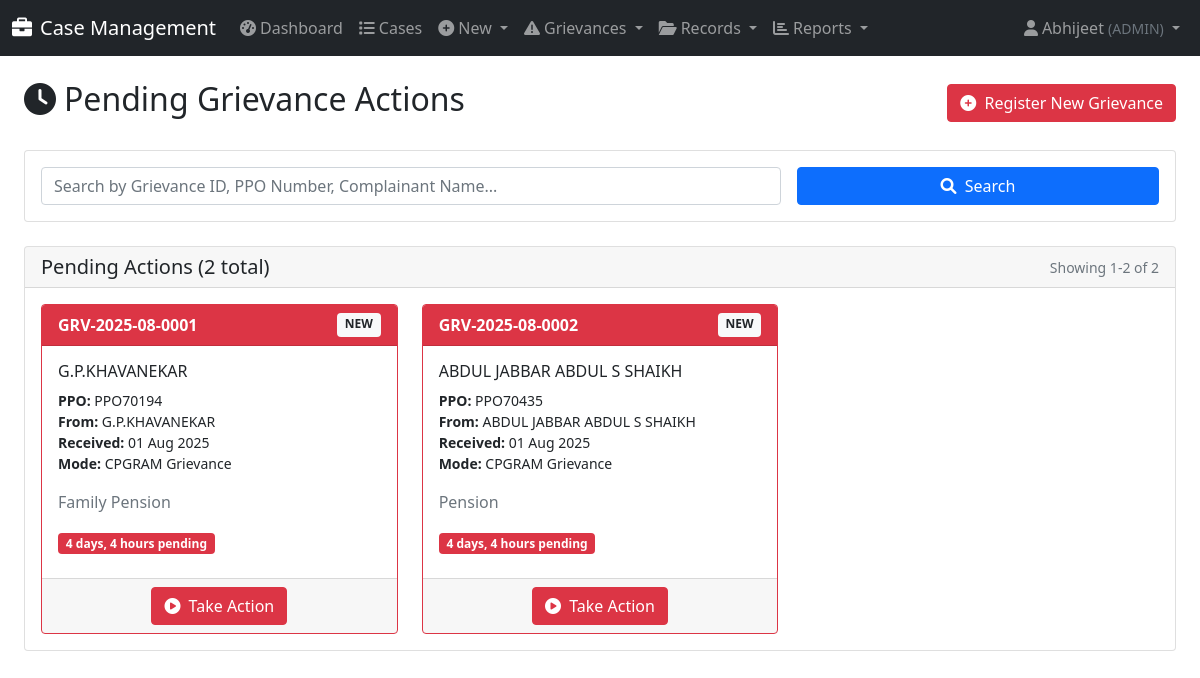
The app's page /grievances/pending-actions/ (signed in), older data.
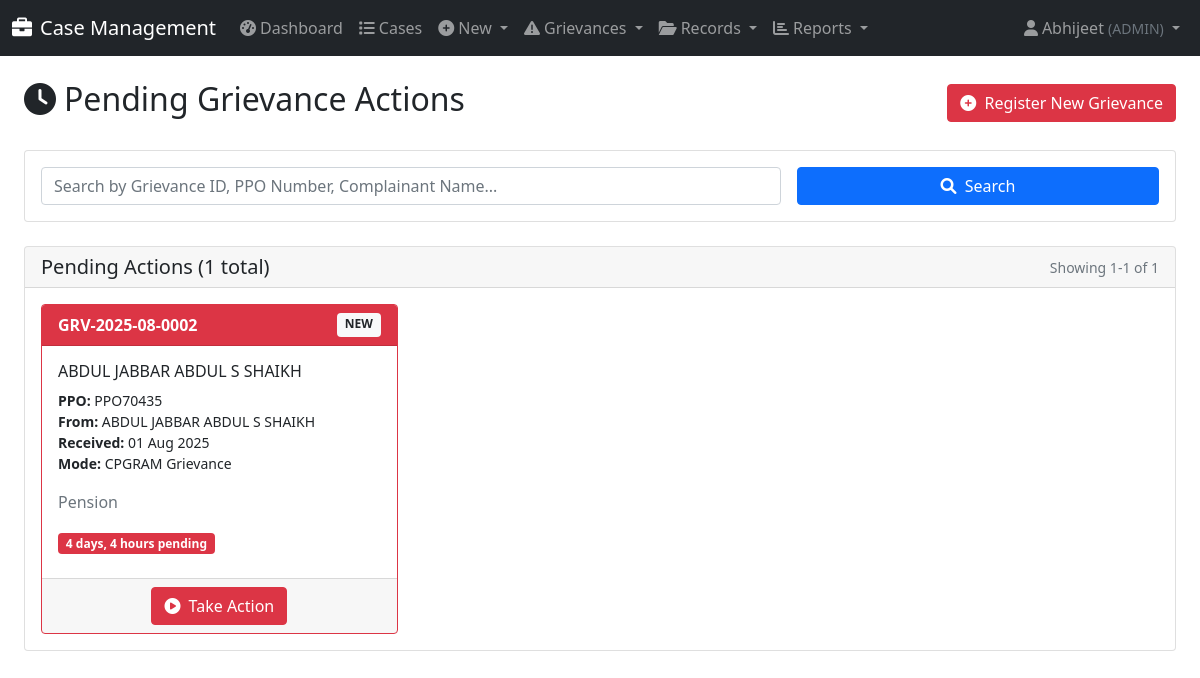
The same page, newer data.
### cases/models.py (models this page shows, shortened)
class Grievance(models.Model):
    GRIEVANCE_STATUS_CHOICES = [
        ('NEW', 'New'),
        ('ACTION_INITIATED', 'Action Initiated (Case Created)'),
        ('DISPOSED', 'Disposed'),
    ]
    DISPOSAL_TYPE_CHOICES = [
        ('INTERIM_REPLY', 'Interim Reply'),
        ('FINAL_REPLY', 'Final Reply'),
    ]
    grievance_id = models.CharField(max_length=50, unique=True, db_index=True, help_text="A unique ID for the grievance.")
    pensioner = models.ForeignKey(PPOMaster, on_delete=models.PROTECT, related_name='grievances', help_text="The pensioner this grievance relates to.")
    complainant_name = models.CharField(max_length=200)
    complainant_contact = models.CharField(max_length=100, blank=True, help_text="Phone number or email address.")
    mode_of_receipt = models.ForeignKey('GrievanceMode', on_delete=models.PROTECT, help_text="How the grievance was received.")
    grievance_text = models.TextField(help_text="The full text of the complaint.")
    date_received = models.DateField(default=timezone.now)
    status = models.CharField(max_length=20, choices=GRIEVANCE_STATUS_CHOICES, default='NEW')
    disposal_type = models.CharField(max_length=20, choices=DISPOSAL_TYPE_CHOICES, null=True, blank=True)
    reply_details = models.TextField(blank=True, help_text="Details of the interim or final reply provided.")
    date_disposed = models.DateField(null=True, blank=True)
    generated_case = models.OneToOneField('Case', on_delete=models.SET_NULL, null=True, blank=True, related_name='source_grievance')
    created_by = models.ForeignKey(
        User,
        on_delete=models.SET_NULL,
        null=True,
        blank=True,
        related_name='created_grievances',
        help_text="The user who originally registered the grievance."
    )
    assigned_to = models.ForeignKey(
        UserProfile,
        on_delete=models.SET_NULL,
        null=True,
        blank=True,
        related_name='assigned_grievances',
        help_text="The user this grievance is currently assigned to."
    )
    history = HistoricalRecords()
    class Meta:
        ordering = ['-date_received']
        verbose_name = "Grievance"
        verbose_name_plural = "Grievances"

class PPOMaster(models.Model):
    pension_case_number = models.CharField(max_length=50, unique=True, db_index=True, null=True, blank=True)  # PNSN_CASE_NO
    ppo_number = models.CharField(max_length=20, unique=True, db_index=True)  # PPO_NO
    pension_type = models.CharField(max_length=50)  # PNSN_TYP
    employee_number = models.CharField(max_length=50, unique=True, db_index=True, null=True, blank=True)
    employee_name = models.CharField(max_length=200)  # EMP_NM
    date_of_retirement = models.DateField(null=True, blank=True)   # Date_of_retirement
    date_of_birth = models.DateField(null=True, blank=True)  # date_of_birth
    date_of_death_pensioner = models.DateField(null=True, blank=True)  # date_of_death_Pensioner
    date_of_death_family_pensioner = models.DateField(null=True, blank=True)  # date_of_death_FP
    nominee_name = models.CharField(max_length=200, blank=True, null=True)  # NOMINE_NM
    relationship_with_pensioner = models.CharField(max_length=50, blank=True, null=True)  # Relationship_with_the_pensioner
    bank_sort_code = models.CharField(max_length=20, blank=True, null=True)  # BANK_SORT_CD
    account_number = models.CharField(max_length=20, blank=True, null=True)  # ACCT_NO
    designation = models.CharField(max_length=100, blank=True, null=True)
    aadhaar_number = models.CharField(max_length=12, blank=True, null=True)  # AADHAAR_NO
    mobile_number = models.CharField(max_length=15, blank=True, null=True)  # MOB_NO
    it_pan = models.CharField(max_length=10, blank=True, null=True)  # IT_PAN
    ifsc_code = models.CharField(max_length=11, blank=True, null=True)  # IFSC_CODE
    department = models.CharField(max_length=100, blank=True, null=True)
    bank_name = models.CharField(max_length=100, blank=True, null=True)
    branch_code = models.CharField(max_length=20, blank=True, null=True)
    address = models.TextField(blank=True, null=True)
    email = models.EmailField(blank=True, null=True)
    created_at = models.DateTimeField(auto_now_add=True)
    updated_at = models.DateTimeField(auto_now=True)
    history = HistoricalRecords()
    class Meta:
        ordering = ['-date_of_retirement']
        verbose_name = 'PPO Master'
        verbose_name_plural = 'PPO Masters'
        indexes = [
            models.Index(fields=['ppo_number']),
            models.Index(fields=['employee_number']),
            models.Index(fields=['employee_name']),
            models.Index(fields=['pension_case_number']),
        ]

class GrievanceMode(models.Model):
    name = models.CharField(max_length=100, unique=True, help_text="The name of the grievance mode.")
    is_active = models.BooleanField(default=True, help_text="Deactivate to hide this mode from forms.")
    class Meta:
        ordering = ['name']
        verbose_name = "Grievance Mode"
        verbose_name_plural = "Grievance Modes"

### cases/views.py (the view, shortened to what this page needs)
# urls.py: path('grievances/pending-actions/', views.pending_grievance_actions, name='pending_grievance_actions'),
@login_required
def pending_grievance_actions(request):
    user_profile = get_object_or_404(UserProfile, user=request.user)
    subordinate_roles = get_subordinate_roles(user_profile.role)
    roles_to_view = subordinate_roles + [user_profile.role]
    if user_profile.role == 'ADMIN':
        pending_grievances = Grievance.objects.filter(status='NEW')
    else:
        pending_grievances = Grievance.objects.filter(
            status='NEW',
            assigned_to__role__in=roles_to_view
        )
    search_query = request.GET.get('search', '')
    paginator = Paginator(pending_grievances.order_by('-date_received'), 20)
    page_number = request.GET.get('page')
    page_obj = paginator.get_page(page_number)
    context = {
        'page_obj': page_obj,
        'search_query': search_query
    }
    return render(request, 'cases/pending_grievance_actions.html', context)

### cases/context_processors.py (called while the page is built)
def notifications_context(request):
    if not request.user.is_authenticated:
        return {}
    try:
        user_profile = request.user.userprofile
        new_grievances_count = Grievance.objects.filter(
            assigned_to=user_profile,
            status='NEW'
        ).count()
    except UserProfile.DoesNotExist:
        new_grievances_count = 0
    return {
        'my_new_grievances_count': new_grievances_count,
    }

### cases/models.py (called while the page is built)
def get_subordinate_roles(user_role):
    return ROLE_HIERARCHY.get(user_role, [])

### templates/cases/pending_grievance_actions.html (shortened to what the changed rows need)
{% extends 'base.html' %}
{% load static %}
{% block content %}
<div class="container-fluid">
    <div class="d-flex justify-content-between align-items-center mb-4">
        <h2><i class="fas fa-clock me-2"></i>Pending Grievance Actions</h2>
    </div>
    {% if page_obj %}
        <div class="card">
            <div class="card-header d-flex justify-content-between align-items-center">
                <h5 class="mb-0">Pending Actions ({{ page_obj.paginator.count }} total)</h5>
                <small class="text-muted">Showing {{ page_obj.start_index }}-{{ page_obj.end_index }} of {{ page_obj.paginator.count }}</small>
            </div>
            <div class="card-body">
                {% if page_obj.object_list %}
                    <div class="row row-cols-1 row-cols-md-2 row-cols-lg-3 g-4">
                        {% for grievance in page_obj %}
                        <div class="col">
                            <div class="card h-100 border-danger">
                                <div class="card-header bg-danger text-white d-flex justify-content-between">
                                    <strong>{{ grievance.grievance_id }}</strong>
                                    <span class="badge bg-light text-dark">NEW</span>
                                </div>
                                <div class="card-body">
                                    <h6 class="card-title">{{ grievance.pensioner.employee_name|default:"Unknown Pensioner" }}</h6>
                                    <p class="card-text small">
                                        <strong>PPO:</strong> {{ grievance.pensioner.ppo_number|default:"N/A" }}<br>
                                        <strong>From:</strong> {{ grievance.complainant_name }}<br>
                                        <strong>Received:</strong> {{ grievance.date_received|date:"d M Y" }}<br>
                                        <strong>Mode:</strong> {{ grievance.mode_of_receipt.name }}
                                    </p>
                                    <p class="card-text text-muted">
                                        {{ grievance.grievance_text|truncatewords:15 }}
                                    </p>
                                    {% with days_pending=grievance.date_received|timesince %}
                                    <div class="mb-2">
                                        {% if "day" in days_pending %}
                                            {% if "1 day" in days_pending or "2 day" in days_pending or "3 day" in days_pending %}
                                                <span class="badge bg-warning text-dark">{{ days_pending }} pending</span>
                                            {% else %}
                                                <span class="badge bg-danger">{{ days_pending }} pending</span>
                                            {% endif %}
                                        {% else %}
                                            <span class="badge bg-info">{{ days_pending }} pending</span>
                                        {% endif %}
                                    </div>
                                    {% endwith %}
                                </div>
                                <div class="card-footer text-center">
                                    <a href="{% url 'take_grievance_action' grievance.grievance_id %}"
                                       class="btn btn-danger">
                                        <i class="fas fa-play-circle me-1"></i> Take Action
                                    </a>
                                </div>
                            </div>
                        </div>
                        {% endfor %}
                    </div>
                {% endif %}
            </div>
        </div>
    {% else %}
        <div class="text-center py-5">
            <i class="fas fa-info-circle fa-3x text-info mb-3"></i>
            <h4>No grievances require action</h4>
            <p>All grievances have been processed.</p>
        </div>
    {% endif %}
</div>
{% endblock %}

Row changes from the older to the newer data that the page shows:
no longer on this page (row edited): Grievance: grievance_id "GRV-2025-08-0001", pensioner.employee_name "G.P.KHAVANEKAR", pensioner.ppo_number "PPO70194", complainant_name "G.P.KHAVANEKAR", date_received "01 Aug 2025", mode_of_receipt.name "CPGRAM Grievance", grievance_text "Family Pension", grievance "4 days, 4 hours"
Text that changed along with them:
{{ page_obj.paginator.count }}: "2" → "1"
{{ page_obj.end_index }}: "2" → "1"
